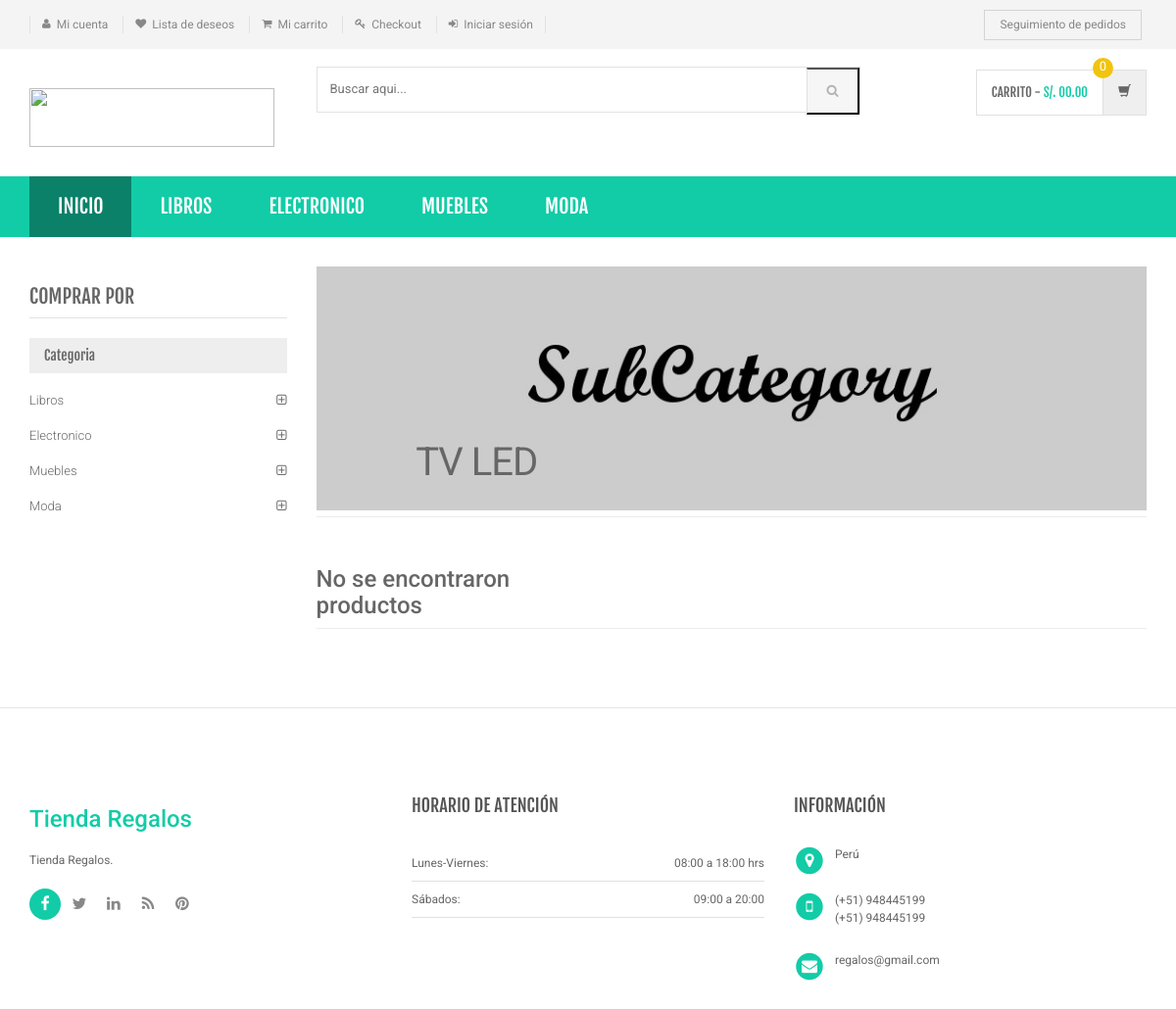
/sub-category.php?scid=2, run on an earlier commit of the app's database.
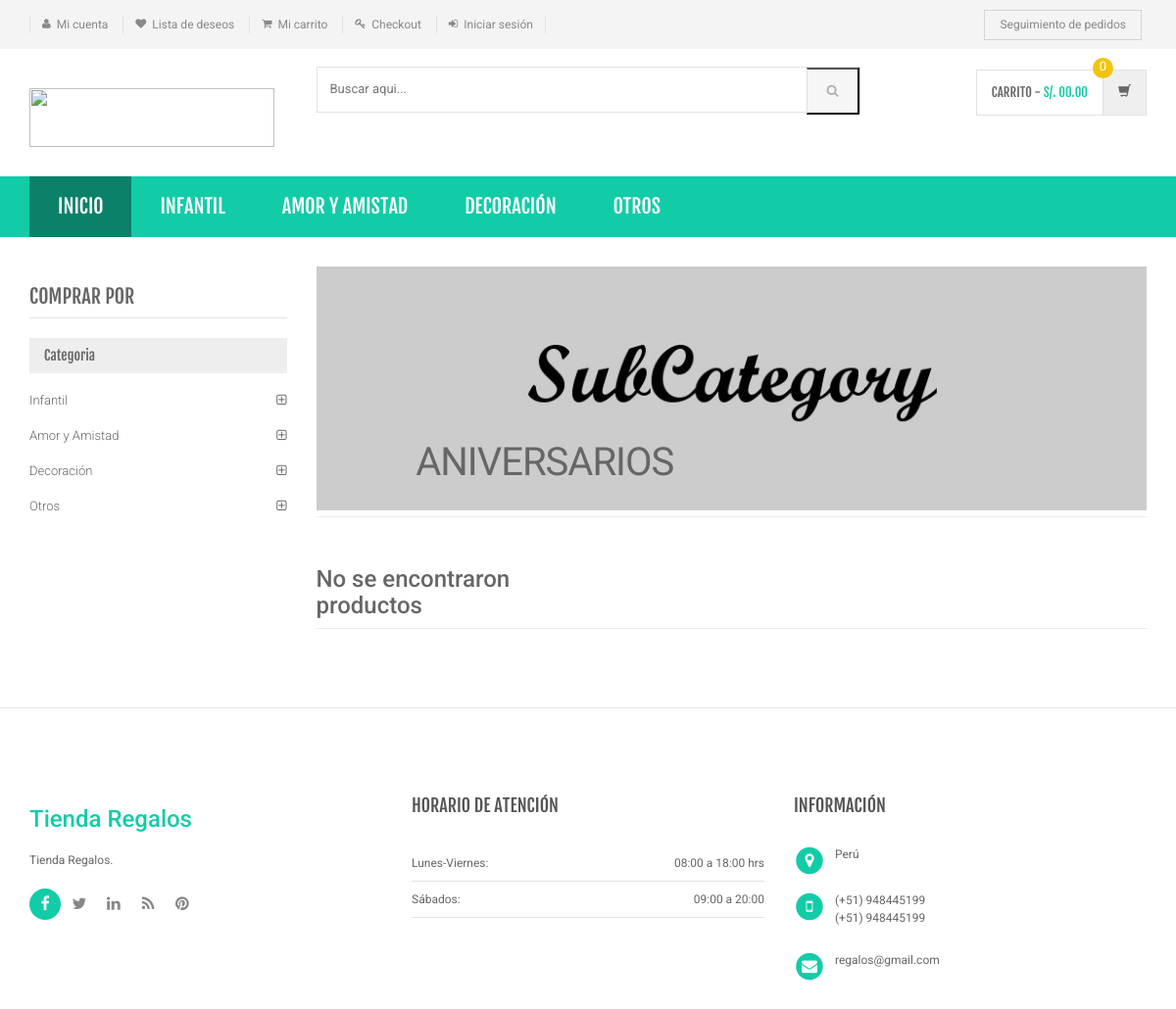
And on a later commit of the database.
### tables this page shows
CREATE TABLE `category` (
  `id` int(11) NOT NULL,
  `categoryName` varchar(255) DEFAULT NULL,
  `categoryDescription` longtext DEFAULT NULL,
  `creationDate` timestamp NOT NULL DEFAULT current_timestamp(),
  `updationDate` varchar(255) DEFAULT NULL
);

CREATE TABLE `subcategory` (
  `id` int(11) NOT NULL,
  `categoryid` int(11) DEFAULT NULL,
  `subcategory` varchar(255) DEFAULT NULL,
  `creationDate` timestamp NULL DEFAULT current_timestamp(),
  `updationDate` varchar(255) DEFAULT NULL
);

### sub-category.php (the view, shortened to what the changed rows need)
<?php
include('includes/config.php');
$cid=intval($_GET['scid']);
?>
<!DOCTYPE html>
<html lang="es">
	<head>
	    <link rel="stylesheet" href="assets/css/bootstrap.min.css">
	    <link rel="stylesheet" href="assets/css/main.css">
	    <link rel="stylesheet" href="assets/css/owl.carousel.css">
		<link rel="stylesheet" href="assets/css/owl.transitions.css">
		<link href="assets/css/lightbox.css" rel="stylesheet">
		<link rel="stylesheet" href="assets/css/animate.min.css">
		<link rel="stylesheet" href="assets/css/rateit.css">
		<link rel="stylesheet" href="assets/css/bootstrap-select.min.css">
		<link rel="stylesheet" href="assets/css/config.css">
		<link href="assets/css/red.css" rel="alternate stylesheet" title="Red color">
		<link rel="stylesheet" href="assets/css/font-awesome.min.css">
	</head>
    <body class="cnt-home">
<header class="header-style-1">
<?php include('includes/main-header.php');?>
<?php include('includes/menu-bar.php');?>
</header>
<div class="body-content outer-top-xs">
	<div class='container'>
		<div class='row outer-bottom-sm'>
			<div class='col-md-3 sidebar'>
	            <div class="sidebar-module-container">
	            	<div class="sidebar-filter">
<div class="sidebar-widget wow fadeInUp outer-bottom-xs ">
	<div class="sidebar-widget-body m-t-10">
	         <?php $sql=mysqli_query($con,"select id,categoryName  from category");
while($row=mysqli_fetch_array($sql))
{
    ?>
		<div class="accordion">
	    	<div class="accordion-group">
	            <div class="accordion-heading">
	                <a href="category.php?cid=<?php echo $row['id'];?>"  class="accordion-toggle collapsed">
	                   <?php echo $row['categoryName'];?>
	                </a>
	            </div>
	        </div>
	    </div>
	    <?php } ?>
	</div>
</div>
	            	</div>
	            </div>
            </div>
			<div class='col-md-9'>
	<div id="category" class="category-carousel hidden-xs">
		<div class="item">
			<div class="container-fluid">
				<div class="caption vertical-top text-left">
					<div class="big-text">
						<br />
					</div>
					       <?php $sql=mysqli_query($con,"select subcategory  from subcategory where id='$cid'");
while($row=mysqli_fetch_array($sql))
{
    ?>
					<div class="excerpt hidden-sm hidden-md">
						<?php echo htmlentities($row['subcategory']);?>
					</div>
			<?php } ?>
				</div>
			</div>
		</div>
</div>
		</div></div>
</div>
</div>
</body>
</html>

### includes/menu-bar.php (shortened to what the changed rows need)
<div class="header-nav animate-dropdown">
    <div class="container">
        <div class="yamm navbar navbar-default" role="navigation">
            <div class="nav-bg-class">
                <div class="navbar-collapse collapse" id="mc-horizontal-menu-collapse">
	<div class="nav-outer">
		<ul class="nav navbar-nav">
              <?php $sql=mysqli_query($con,"select id,categoryName  from category limit 6");
while($row=mysqli_fetch_array($sql))
{
    ?>
			<li class="dropdown yamm">
				<a href="category.php?cid=<?php echo $row['id'];?>"> <?php echo $row['categoryName'];?></a>
			</li>
			<?php } ?>
		</ul>
	</div>
</div>
            </div>
        </div>
    </div>
</div>

What changed in the data, as far as the page shows it:
changed category: categoryName "LIBROS" → "INFANTIL"; categoryName "Libros" → "Infantil"
changed category: categoryName "ELECTRONICO" → "AMOR Y AMISTAD"; categoryName "Electronico" → "Amor y Amistad"
changed category: categoryName "MUEBLES" → "DECORACIÓN"; categoryName "Muebles" → "Decoración"
changed category: categoryName "MODA" → "OTROS"; categoryName "Moda" → "Otros"
changed subcategory: subcategory "TV LED" → "ANIVERSARIOS"
